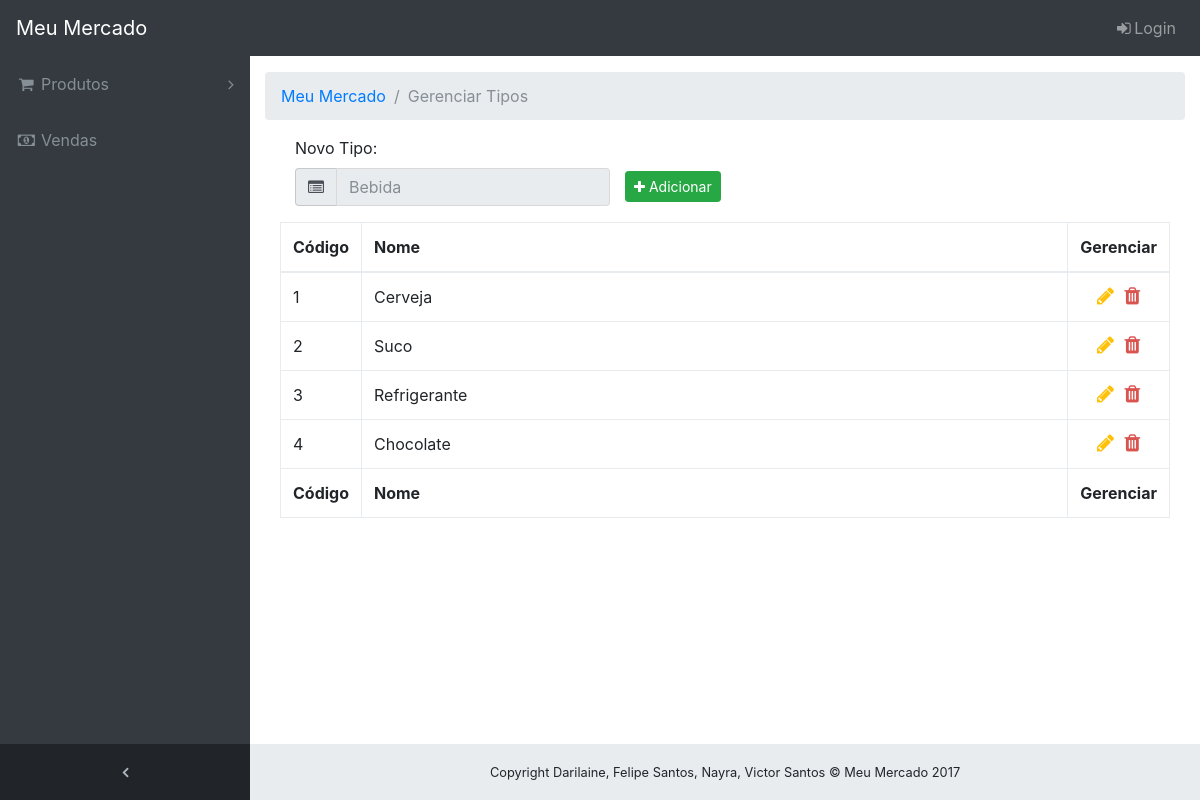
The page /tipos.php on the database its author committed.
### tables this page shows
CREATE TABLE `tipos` (
  `ID` int(6) UNSIGNED NOT NULL,
  `Nome` varchar(50) NOT NULL
);

### tipos.php (the view, shortened to what this page needs)
<!DOCTYPE html>
<html lang="pt-br">
  <head>
    <link href="vendor/bootstrap/css/bootstrap.min.css" rel="stylesheet">
    <link href="vendor/font-awesome/css/font-awesome.min.css" rel="stylesheet" type="text/css">
    <link href="vendor/datatables/dataTables.bootstrap4.css" rel="stylesheet">
    <link href="css/remodal.css" rel="stylesheet" type="text/css">
    <link href="css/remodal-default-theme.css" rel="stylesheet" type="text/css">
    <link href="css/sb-admin.css" rel="stylesheet">
  </head>
  <?php
    include ("includes/dbconnect.php");
    $consulta = $conexao->prepare("SELECT ID, Nome FROM tipos");
    $consulta->execute();
    $registros = $consulta->fetchAll();
  ?>
  <body class="fixed-nav sticky-footer bg-dark" id="page-top">
    <?php include ('includes/menu.php'); ?>
    <div class="content-wrapper">
      <div class="container-fluid">
        <ol class="breadcrumb">
          <li class="breadcrumb-item"><a href="index.php">Meu Mercado</a></li>
          <li class="breadcrumb-item active">Gerenciar Tipos</li>
        </ol>
        <div class="col-md-12">
          <div class="col-md-8">
            <div class="row">
              <form action="tipos.php#alertModal" id="tipoCadastro" class="well form-horizontal" method="post">
                <fieldset>
                  <div class="form-group">
                    <label class="col-md-12">Novo Tipo:</label>
                    <div class="col-md-12 center-block text-center pagination-centered inputGroupContainer">
                      <div class="container">
                        <div class="row">
                          <div class="col-xs-6">
                            <div class="input-group">
                              <span class="input-group-addon"><i class="fa fa-list-alt" aria-hidden="true"></i></span>
                              <input name="tipoNome" placeholder="Bebida" class="form-control" type="text" <?php echo (isset($_SESSION['usuarioID']) != "" ? "" : "disabled"); ?>>
                            </div>
                          </div>
                          <div class="col-xs-6">
                            <div class="col-md-12 text-center">
                              <button class="btn btn-success btn-sm" style="margin-top: 3px;" <?php echo (isset($_SESSION['usuarioID']) != "" ? "type='submit'" : "type='button' data-toggle='tooltip' title='Você precisa estar logado para cadastrar.'"); ?>>
                                <span><i class="fa fa-plus" aria-hidden="true"></i> Adicionar</span>
                              </button>
                            </div>
                          </div>
                        </div>
                      </div>
                    </div>
                  </div>
                </fieldset>
              </form>
            </div>
          </div>
          <table id="dataTable" class="table table-bordered" width="100%" id="dataTable" cellspacing="0">
            <thead>
              <tr>
                <th width="50px">Código</th>
                <th>Nome</th>
                <th width="50px">Gerenciar</th>
              </tr>
            </thead>
            <tfoot>
              <tr>
                <th>Código</th>
                <th>Nome</th>
                <th>Gerenciar</th>
              </tr>
            </tfoot>
            <tbody>
              <?php
                foreach ($registros as $key => $value)
                {
                  echo "<tr>";
                  echo  "<td class='tipoID' data-id='" . $value['ID'] . "'>" . $value['ID'] . "</td>";
                  echo  "<td class='tipoNome'>" . $value['Nome'] . "</td>";
                  echo  "<td class='text-center'>";
                  echo    "<a " . (isset($_SESSION['usuarioID']) != "" ? "href='#editModal'" : "href='login.php' data-toggle='tooltip' data-placement='left' title='Você precisa estar logado para editar.'") . " class='btnEdit'><i class='fa fa-pencil' aria-hidden='true'></i></a> ";
                  echo    "<a " . (isset($_SESSION['usuarioID']) != "" ? "href='#deleteModal'" : "href='login.php' data-toggle='tooltip' data-placement='left' title='Você precisa estar logado para deletar.'") . " class='btnDelete'><i class='fa fa-trash' aria-hidden='true'></i></a>";
                  echo  "</td>";
                  echo "</tr>";
                }
              ?>
            </tbody>
          </table>
          <br>
        </div>
      </div>
    </div>
  </body>
</html>

### css/sb-admin.css (style rules this page uses)
html { position: relative; min-height: 100%; }
body.sticky-footer { margin-bottom: 56px; }
body.sticky-footer .content-wrapper { min-height: calc(100vh - 56px - 56px); }
body.fixed-nav { padding-top: 56px; }
.content-wrapper { min-height: calc(100vh - 56px); padding-top: 1rem; }
.content-wrapper { overflow-x: hidden; background: white; }
@media (min-width: 992px) { .content-wrapper { margin-left: 250px; } }
footer.sticky-footer { position: absolute; right: 0; bottom: 0; width: 100%; height: 56px; background-color: #e9ecef; line-height: 55px; }
@media (min-width: 992px) { footer.sticky-footer { width: calc(100% - 250px); } }
small { text-align: center; }
.btnEdit i, .btnDelete i { font-size: 20px; margin-right: 3px; margin-left: 3px; }
.btnDelete i { color: #d9534f; }
.btnEdit i { color: #ffc107; }

### rows shown on the page
tipos: ID "1", Nome "Cerveja"
tipos: ID "2", Nome "Suco"
tipos: ID "3", Nome "Refrigerante"
tipos: ID "4", Nome "Chocolate"
